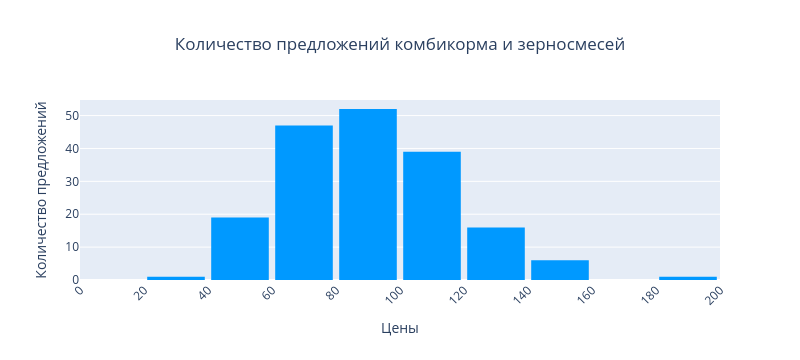

Notebook cell for this chart:
### Code cell
import pandas as pd
import plotly.express as px

fig = px.histogram(df, x="Цена за КГ", nbins=10, title="Количество предложений комбикорма и зерносмесей", color_discrete_sequence=['#0099ff', '#09bfe8', '#17fff9'])
fig.update_layout(
    xaxis_title="Диапазон цен",
    yaxis_title="Количество предложений",
    bargap=0.1,
    width = 800,
    title_x = 0.5
)
fig.update_xaxes(dtick=20, tickangle=-45, title='Цены', range = [0, 200])
fig.show()

### Figure 1 — Plotly figure (JSON) as saved in the notebook; plotly's stock layout.template omitted (floating-point values rounded to 4 significant figures; data arrays with more than 128 entries replaced by an {"elided": "..."} marker saying what was removed)
{"data": [{"alignmentgroup": "True", "bingroup": "x", "hovertemplate": "Цена за КГ=%{x}<br>count=%{y}<extra></extra>", "legendgroup": "", "marker": {"color": "#0099ff", "pattern": {"shape": ""}}, "name": "", "nbinsx": 10, "offsetgroup": "", "orientation": "v", "showlegend": false, "type": "histogram", "x": {"elided": "181 float values"}, "xaxis": "x", "yaxis": "y"}], "layout": {"bargap": 0.1, "barmode": "relative", "height": 360, "legend": {"tracegroupgap": 0}, "title": {"text": "Количество предложений комбикорма и зерносмесей", "x": 0.5}, "width": 800, "xaxis": {"anchor": "y", "domain": [0, 1], "dtick": 20, "range": [0, 200], "tickangle": -45, "title": {"text": "Цены"}, "type": "linear"}, "yaxis": {"anchor": "x", "autorange": true, "domain": [0, 1], "range": [0, 54.74], "title": {"text": "Количество предложений"}}}}
